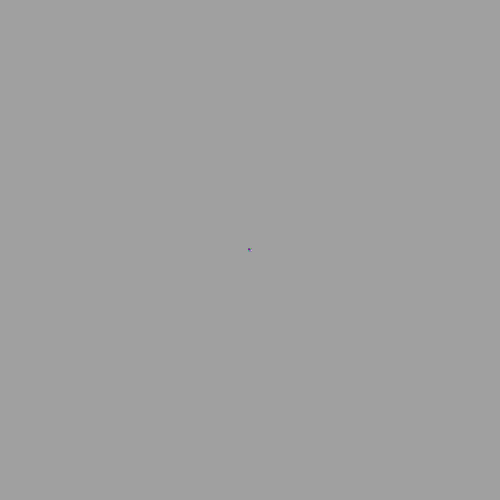
Frame 1 (no input)
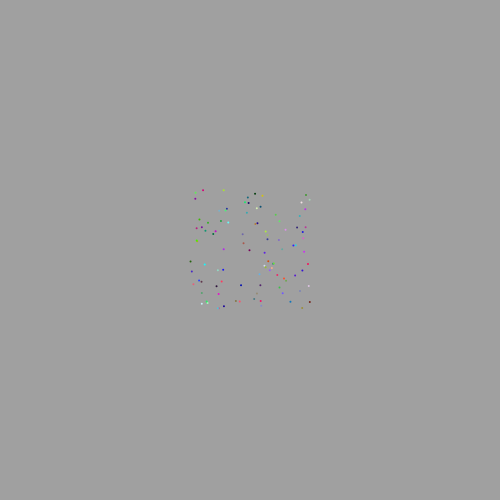
Frame 60 (no input)
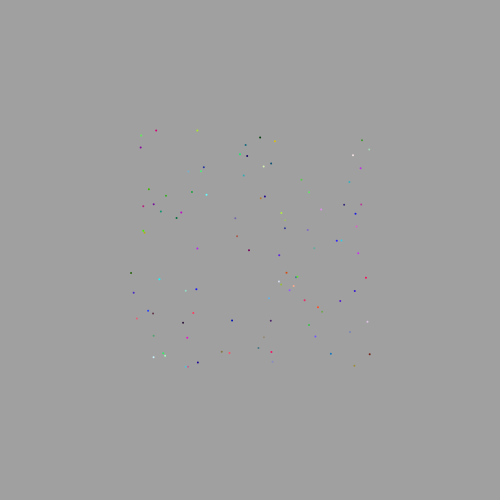
Frame 120 (the mouse pressed at the canvas centre since frame 60)

The p5.js sketch that drew these frames (run headless with seeded random() and noise() and a simulated clock; from frame 60 on, the mouse is pressed at the canvas centre):

// p5.js sketch
// ── sketch.js
//Create two variables that will store the new objects from the class Circle
let circleArray = [];
let arraySize = 100;

function setup() {
  createCanvas(500, 500);
  for (let i=0; i<arraySize; i++){
    circleArray[i] = new Circle(width/2, height/2, random(-1, 1), random(-1, 1), random(2, 2));
  }
}

function draw() {
  background(160);
  for (let i=0; i<circleArray.length; i++){
    circleArray[i].moveFunction();
    circleArray[i].displayCircle();
  }
}

//Definition of the class Circle
class Circle{

  constructor(x, y, speedX, speedY, size){
    //Setup of class' variables
    this.x = x;
    this.y = y;
    this.speedX = speedX;
    this.speedY = speedY;
    this.size = size;

    this.rd = random(255);
    this.grn = random(255);
    this.bl = random(255);
    this.a = 255;
  }

  //Class function that takes care of motion and collision
  moveFunction(){
    //Motion system - current position and speed
    this.x = this.x + this.speedX;
    this.y = this.y + this.speedY;

    //Based on boundaries collision, reverse direction for x and y
    if (this.x > width || this.x<0){
      this.speedX *= -1;
    }
    if (this.y > (height) || this.y<0){
      this.speedY *= -1;
    }
  }

  //Class function that displays the ellipse
  displayCircle(){
    noStroke();
    this.fillcol = color(this.rd, this.grn, this.bl, this.a)
    fill(this.fillcol);
    ellipse(this.x, this.y, this.size, this.size);
  }
}
